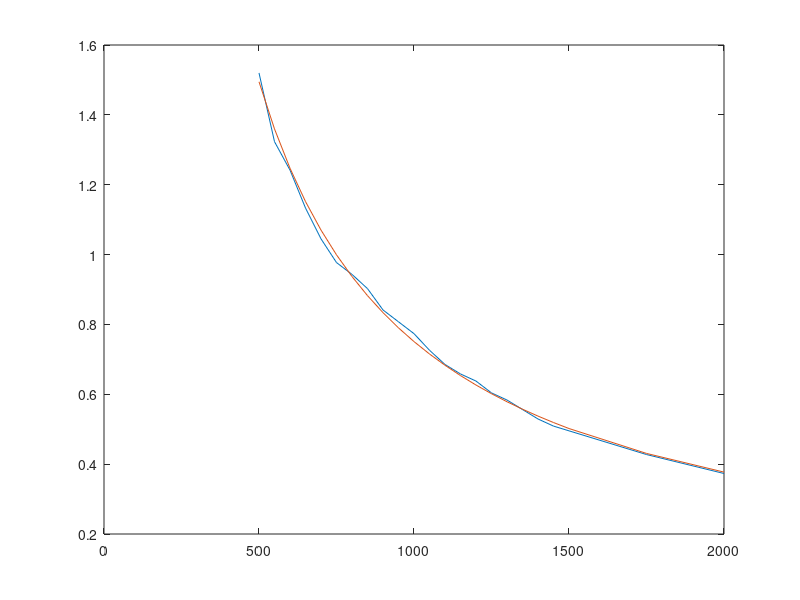

Write the MATLAB code that produced this figure.
x = [50
55
60
65
70
75
80
85
90
95
100
105
110
115
120
125
130
135
140
145
150
175
200];
x=x*10;
y = [224
195
183
167
154
144
139
133
124
119
114
107
101
97
94
89
86
82
78
75
73
63
55];
% y2 represents the pixel to mm ratio
% so y2 represents how many pixels a mm represents at a certain distance
% away 
y2 = y*(802/1206)/98;
plot (x,y2);
hold on;
p = polyfit(log(x),log(y2),1)
scale = exp(log(x)*p(1) + p(2));
plot (x,scale);
    
